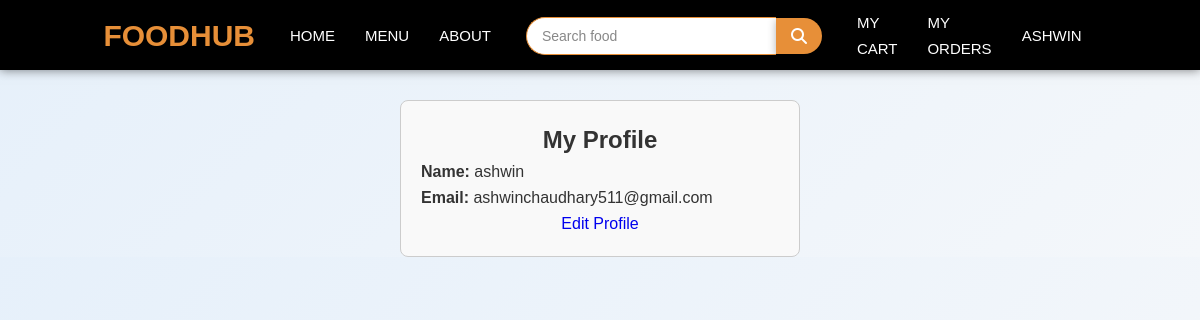
/my_profile.php (signed in), run on an earlier commit of the app's database.
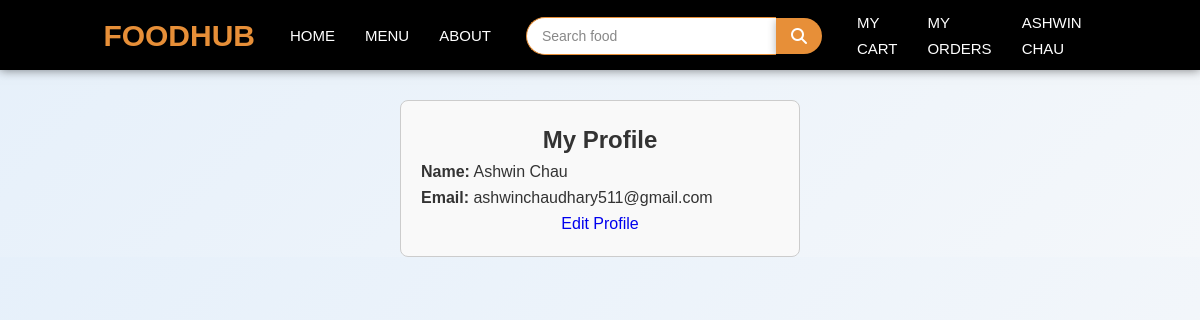
And on a later commit of the database.
### tables this page shows
CREATE TABLE `customer` (
  `id` int(11) NOT NULL,
  `name` varchar(200) NOT NULL,
  `email` varchar(200) NOT NULL,
  `password` varchar(200) NOT NULL,
  `role_as` tinyint(4) NOT NULL,
  `otp` varchar(50) NOT NULL,
  `status` tinyint(4) NOT NULL,
  `created_at` timestamp NOT NULL DEFAULT current_timestamp() ON UPDATE current_timestamp()
);

### my_profile.php (the view, shortened to what this page needs)
<?php
include('config/dbcon.php');
include('includes/header.php');
$user_id = $_SESSION['auth_user']['user_id'];
$sql = "SELECT id, name, email, role_as, created_at FROM customer WHERE id = ?";
$stmt = $con->prepare($sql);
$stmt->bind_param("i", $user_id);
$stmt->execute();
$result = $stmt->get_result();
if ($result->num_rows === 1) {
    $user = $result->fetch_assoc();
} else {
    echo "User not found.";
    exit;
}
?>
<!DOCTYPE html>
<html>
<head>
</head>
<body>
    <div class="profile-box">
        <h2>My Profile</h2>
        <p><strong>Name:</strong> <?= htmlspecialchars($user['name']) ?></p>
        <p><strong>Email:</strong> <?= htmlspecialchars($user['email']) ?></p>
        <p style="text-align: center;"><a href="edit_profile.php">Edit Profile</a></p>
    </div>
</body>
</html>
<?php include('includes/footer.php'); ?>

### includes/navbar.php (shortened to what this page needs)
<nav>
    <div class="nav-container">
        <div class="logo">
            <a href="index.php" class="logo">FOODHUB</a>
        </div>
        <ul class="nav-links">
            <li><a href="index.php">Home</a></li>
            <li><a href="index.php#Menu">Menu</a></li>
            <li><a href="index.php#About">About</a></li>
        </ul>
        <form class="navbar-search-form" method="GET" action="food_items.php">
            <input type="text" name="query" class="search-input" placeholder="Search food ">
            <button type="submit" class="search-btn"><i class="fas fa-search"></i></button>
        </form>
        <?php
        if (isset($_SESSION['auth'])) {
        ?>
            <ul class="user-links">
                <li><a href="cart.php">My Cart</a></li>
                <li><a href="my_orders.php">My Orders</a></li>
                <li class="dropdown" id="userDropdown">
                    <a class="nav-link" onclick="toggleDropdown()"> <?= htmlspecialchars($_SESSION['auth_user']['name']) ?> </a>
                </li>
            </ul>
        <?php
        }
        ?>
    </div>
</nav>

What changed in the data, as far as the page shows it:
changed customer "ashwinchaudhary511@gmail.com": name "ashwin" → "Ashwin Chau"
Also different on the page:
$_SESSION['auth_user']['name']: "ASHWIN" → "ASHWIN CHAU"
